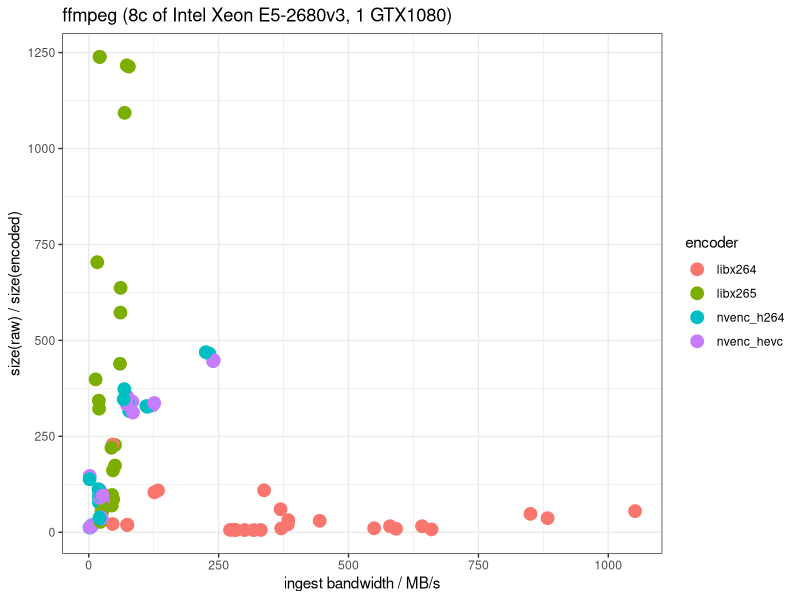
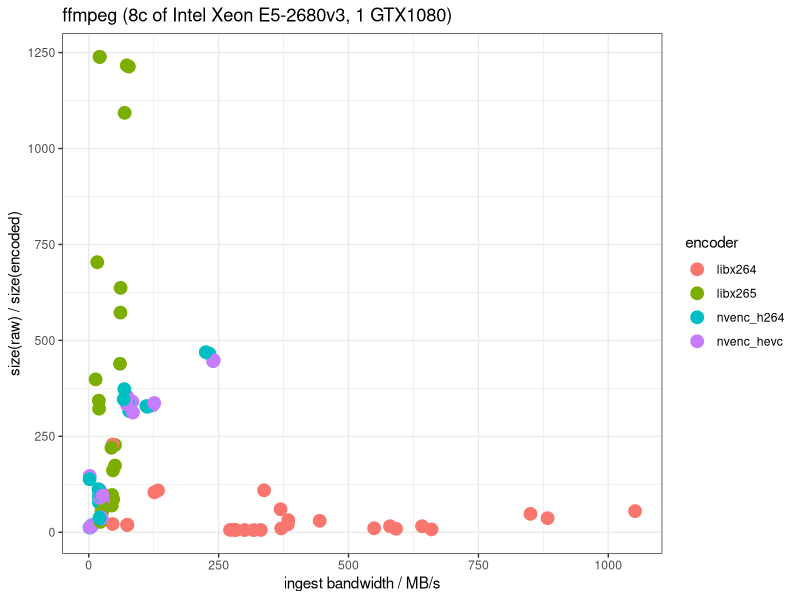
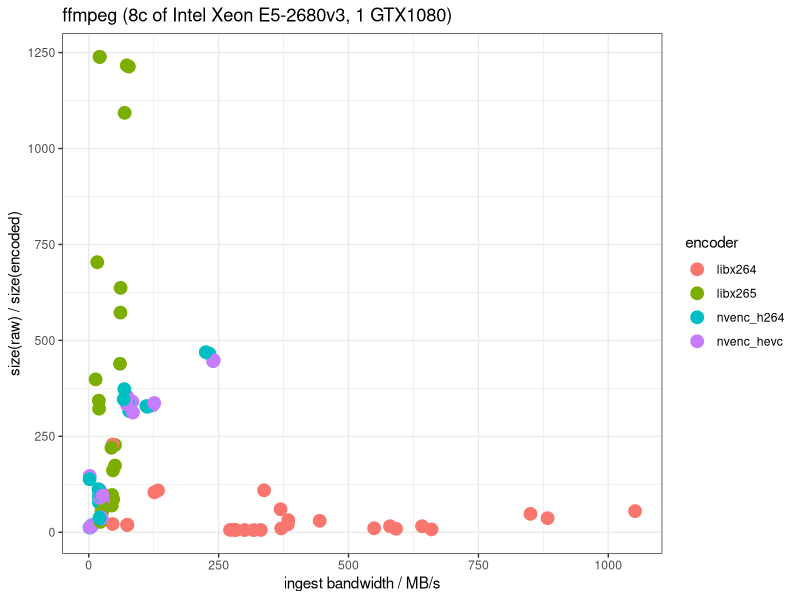
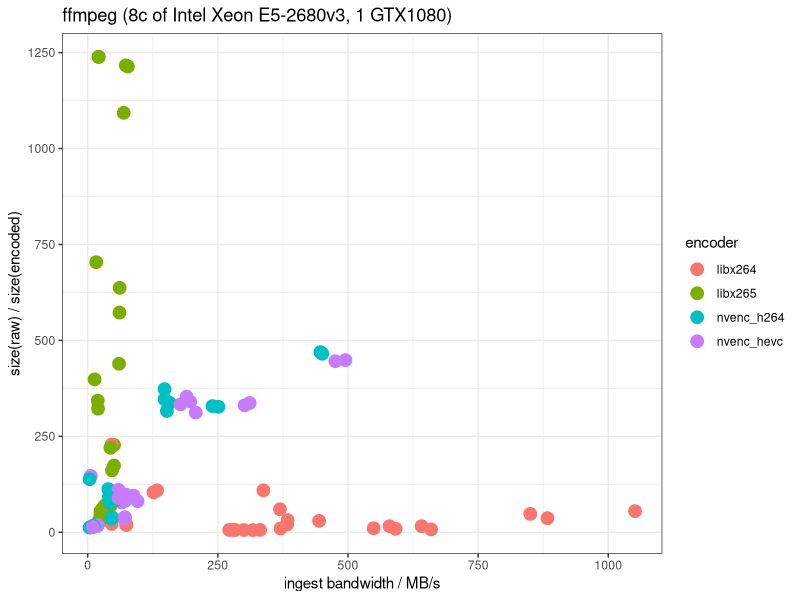
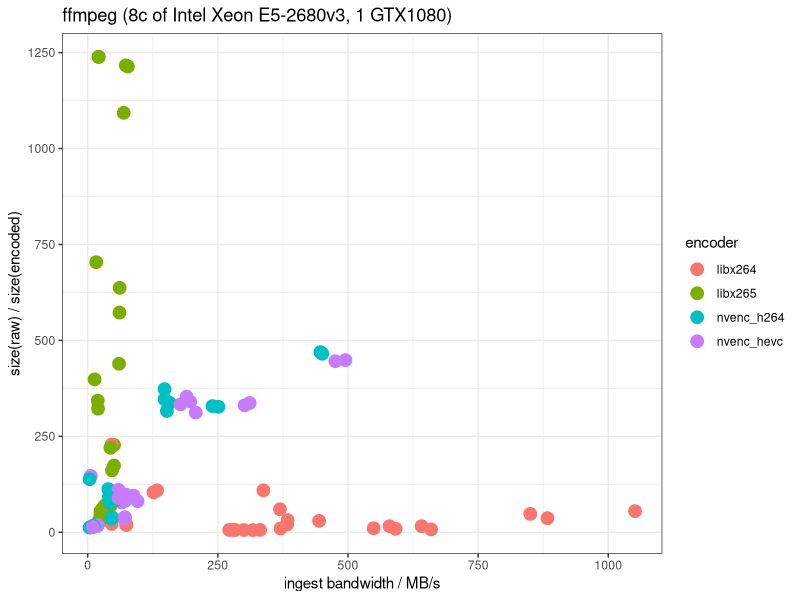
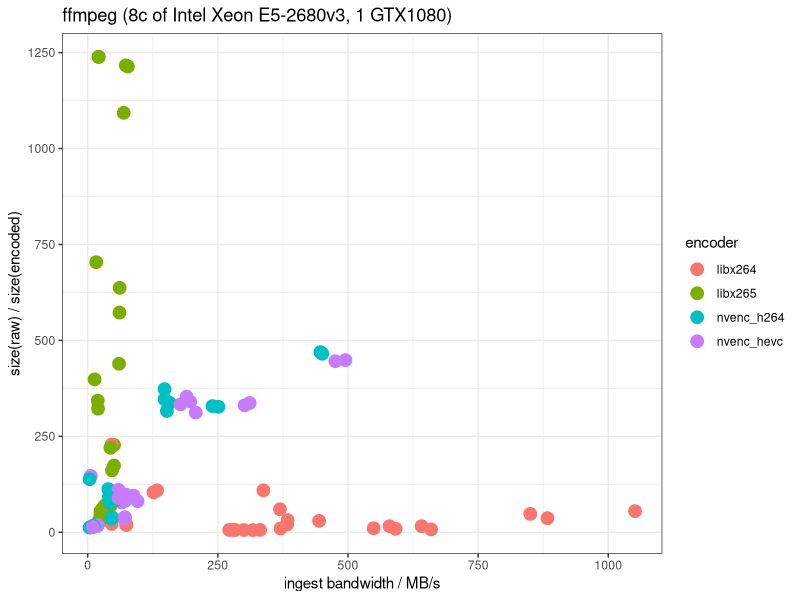

These charts were generated, in order, by the following R code:
#!/usr/bin/env Rscript
library(ggplot2)
library(dplyr, warn.conflicts=FALSE)
library(readr)
library(ggthemes)
library(tidyr)


enc_df = read_csv("sqy-corpus-encode.csv") %>% filter(exit==0) %>% select(-flags, -timestamp)

encnv_df = read_csv("sqy-corpus-encode-nvprof.csv") %>% filter(exit==0)  

qual_df = read_csv("sqy-corpus-quality.csv") %>% select(-flags, -timestamp)


combined_enc = inner_join(enc_df,qual_df,by = c("filename"="filename",
                                             "shorthand"="shorthand")) 

combined_enc = combined_enc %>%
    mutate( ingest_bw_mb_per_sec = raw_size_bytes/(1024*1024*realtime_sec),
           encoder = gsub("_ultrafast","",shorthand),
           compression_ratio = raw_size_bytes/encoded_size_bytes)



realtime_plot = ggplot( combined_enc ,aes( x=ingest_bw_mb_per_sec,y=compression_ratio,color=encoder)) + theme_bw()
realtime_plot = realtime_plot + geom_point(size=4) 
realtime_plot = realtime_plot + ggtitle("ffmpeg (8c of Intel Xeon E5-2680v3, 1 GTX1080)")
realtime_plot = realtime_plot + xlab("ingest bandwidth / MB/s") + ylab(" size(raw) / size(encoded) ")


ggsave("ffmpeg_cpugpu_video_codecs_realtime.png",realtime_plot,height=5)
ggsave("ffmpeg_cpugpu_video_codecs_realtime.svg",realtime_plot,height=5)
ggsave("ffmpeg_cpugpu_video_codecs_realtime.pdf",realtime_plot,height=5)


encnv_df = inner_join(encnv_df,qual_df,by = c("filename"="filename",
                                             "shorthand"="shorthand"))  %>%
    mutate( ingest_bw_mb_per_sec = raw_size_bytes/(1024*1024*cuCtxTime_sec),
           encoder = gsub("_ultrafast","",shorthand),
           compression_ratio = raw_size_bytes/encoded_size_bytes)

including_nvprof = combined_enc %>% filter( !(grepl("nvenc",encoder)) ) %>% bind_rows(encnv_df) %>% mutate(encoder = gsub("_nvprof","",encoder)) 

enhanced_plot = ggplot( including_nvprof ,aes( x=ingest_bw_mb_per_sec,y=compression_ratio,color=encoder)) + theme_bw()
enhanced_plot = enhanced_plot + geom_point(size=4) 
enhanced_plot = enhanced_plot + ggtitle("ffmpeg (8c of Intel Xeon E5-2680v3, 1 GTX1080)")
enhanced_plot = enhanced_plot + xlab("ingest bandwidth / MB/s") + ylab(" size(raw) / size(encoded) ")

cat(sprintf("libx264 median bandwidth\n"))
median((including_nvprof %>% filter(encoder == "libx264"))$ingest_bw_mb_per_sec)
cat(sprintf("nvenc_h264 median bandwidth\n"))
median((including_nvprof %>% filter(encoder == "nvenc_h264"))$ingest_bw_mb_per_sec)
ggsave("ffmpeg_cpugpu_video_codecs_enhanced.png",enhanced_plot,height=5)
ggsave("ffmpeg_cpugpu_video_codecs_enhanced.svg",enhanced_plot,height=5)
ggsave("ffmpeg_cpugpu_video_codecs_enhanced.pdf",enhanced_plot,height=5)


glimpse(including_nvprof)
